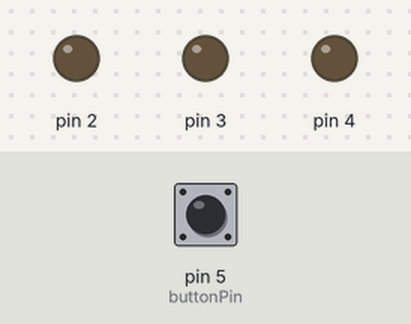
Recording of a sketch running on a simulated Arduino Uno, built with avr-gcc and run on an emulated ATmega328P. Parts: output pins drawn as LEDs (lit = HIGH). Dashed ring = blinking. Inputs (shaded band) come from the test bench; at power-on: pin 5 (buttonPin) LOW.

Above: at 1.2 s.
1.3 s: pin 5 (buttonPin) pulled HIGH for 0.15 s
At 2.17 s:
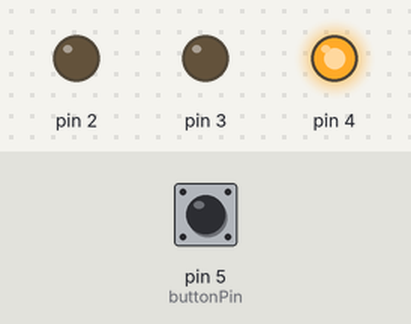
At 2.67 s:
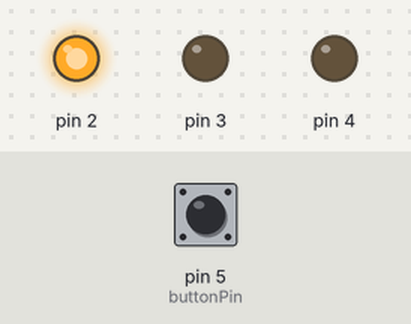
4.3 s: pin 5 (buttonPin) pulled HIGH for 3.2 s
At 5.42 s:
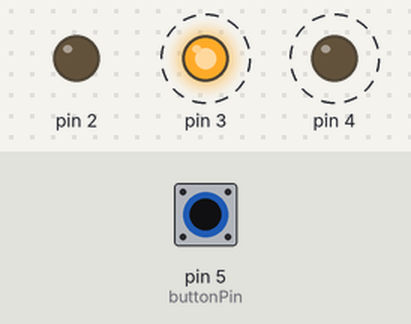
Timing chart, 0 to 9.6 s (numbered marks = the images above; inputs shaded):
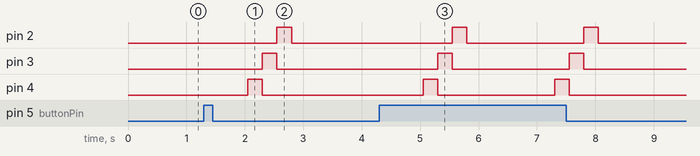

The sketch:

Tugas_3.1_Running_LED_Kanan_+_Button.ino
```cpp
const int buttonPin = 5;
int buttonState = 0; //

void setup() {
  for(int LED = 2; LED <= 4; LED++) {
    pinMode(LED, OUTPUT);
  }

  pinMode(buttonPin, INPUT);
}

void loop() {
  buttonState = digitalRead(buttonPin);

  if (buttonState == HIGH) {
    for(int LED = 4; LED >= 2; LED--) {
      digitalWrite(LED, LOW);
      delay(250);
    }

    for(int LED = 4; LED >= 2; LED--) {
      digitalWrite(LED, HIGH);
      delay(250);
      digitalWrite(LED, LOW);
    }

    for(int LED = 2; LED <= 4; LED++) {
      digitalWrite(LED, LOW);
      delay(250);
    }
  }
}
```

Measured:
- after the input at 1.3 s, pin 2: LOW → HIGH after 1.3 s, → LOW 0.25 s later; pin 3: LOW → HIGH after 1.0 s, → LOW 0.25 s later; pin 4: LOW → HIGH after 0.75 s, → LOW 0.25 s later
- after the input at 4.3 s, pin 2: alternates HIGH for 0.25 s and LOW for 2.0 s, 4 changes in all, then stays LOW, starting after 1.3 s; pin 3: alternates HIGH for 0.25 s and LOW for 2.0 s, 4 changes in all, then stays LOW, starting after 1.0 s; pin 4: alternates HIGH for 0.25 s and LOW for 2.0 s, 4 changes in all, then stays LOW, starting after 0.75 s
